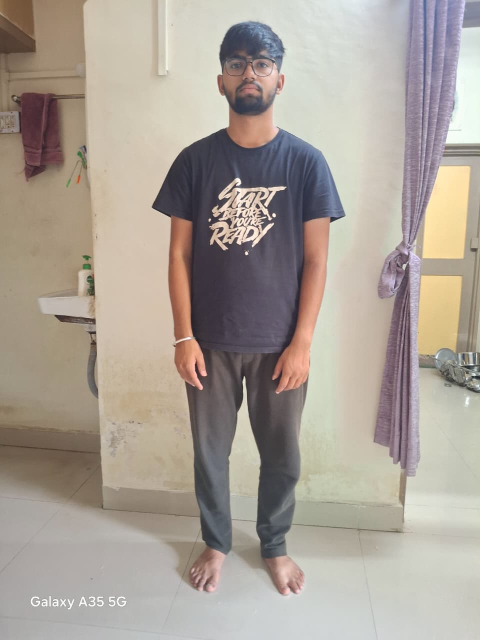
#> input picture WhatsApp Image 2026-04-27 at 13.15.57.jpeg, 960 x 1280 px (shown at 1/2 size)
$ python -i face_body_detection_complete.py   (imports and definitions only)
#> lines starting #> are read from the running program, lines starting #| are printed output that depends on the picture; after the words box and inside, x2 and y2 are one past the last pixel; in counts of white or black regions, pixels touching at a corner belong together
"""
COMPLETE FACE AND BODY DETECTION SCRIPT
Using OpenCV Only (No MediaPipe)

Features:
- Face detection using Haar Cascade
- Full body detection using HOG descriptor
- Bounding box visualization
- Error handling

Author: Computer Vision Engineer
"""

import cv2
import numpy as np
import sys
import os


class FaceBodyDetector:
    """
    Face and Body Detection using OpenCV
    """

    def __init__(self):
        """Initialize Haar Cascade and HOG Descriptor"""

        # Load Haar Cascade for face detection
        cascade_path = cv2.data.haarcascades + 'haarcascade_frontalface_default.xml'
        self.face_cascade = cv2.CascadeClassifier(cascade_path)

        if self.face_cascade.empty():
            raise Exception(f"Failed to load face cascade from {cascade_path}")

        # Initialize HOG descriptor for body detection
        self.hog = cv2.HOGDescriptor()
        self.hog.setSVMDetector(cv2.HOGDescriptor_getDefaultPeopleDetector())

        print("✓ Face cascade loaded successfully")
        print("✓ HOG descriptor initialized successfully")

    def load_image(self, image_path):
        """
        Load image from file path

        Args:
            image_path: Path to image file

        Returns:
            image: Loaded image or None if failed
        """
        if not os.path.exists(image_path):
            print(f"ERROR: Image file not found: {image_path}")
            return None

        image = cv2.imread(image_path)

        if image is None:
            print(f"ERROR: Failed to load image: {image_path}")
            return None

        print(f"✓ Image loaded: {image.shape[1]}x{image.shape[0]} pixels")
        return image

    def detect_faces(self, image):
        """
        Detect faces using Haar Cascade

        Args:
            image: Input image (BGR)

        Returns:
            faces: List of face bounding boxes [(x, y, w, h), ...]
        """
        # Convert to grayscale for face detection
        gray = cv2.cvtColor(image, cv2.COLOR_BGR2GRAY)

        # Detect faces
        # Parameters: scaleFactor, minNeighbors, minSize
        faces = self.face_cascade.detectMultiScale(
            gray,
            scaleFactor=1.1,
            minNeighbors=5,
            minSize=(30, 30),
            flags=cv2.CASCADE_SCALE_IMAGE
        )

        print(f"✓ Detected {len(faces)} face(s)")
        return faces

    def detect_bodies(self, image):
        """
        Detect full bodies using HOG descriptor

        Args:
            image: Input image (BGR)

        Returns:
            bodies: List of body bounding boxes [(x, y, w, h), ...]
        """
        # Resize image for better detection (HOG works better on smaller images)
        height, width = image.shape[:2]
        scale = 1.0

        if width > 640:
            scale = 640.0 / width
            new_width = 640
            new_height = int(height * scale)
            resized = cv2.resize(image, (new_width, new_height))
        else:
            resized = image.copy()

        # Detect people using HOG
        # Returns: (bounding_boxes, weights)
        # winStride: step size for sliding window
        # padding: padding around detection window
        # scale: detection scale
        bodies, weights = self.hog.detectMultiScale(
            resized,
            winStride=(8, 8),
            padding=(8, 8),
            scale=1.05,
            useMeanshiftGrouping=False
        )

        # Scale back to original image size
        if scale != 1.0:
            bodies = [(int(x/scale), int(y/scale), int(w/scale), int(h/scale))
                     for (x, y, w, h) in bodies]

        print(f"✓ Detected {len(bodies)} body/bodies")
        return bodies

    def draw_detections(self, image, faces, bodies):
        """
        Draw bounding boxes on image

        Args:
            image: Input image
            faces: List of face bounding boxes
            bodies: List of body bounding boxes

        Returns:
            result: Image with drawn bounding boxes
        """
        result = image.copy()

        # Draw face bounding boxes (GREEN)
        for (x, y, w, h) in faces:
            cv2.rectangle(result, (x, y), (x+w, y+h), (0, 255, 0), 3)
            cv2.putText(result, 'FACE', (x, y-10),
                       cv2.FONT_HERSHEY_SIMPLEX, 0.9, (0, 255, 0), 2)

        # Draw body bounding boxes (BLUE)
        for (x, y, w, h) in bodies:
            cv2.rectangle(result, (x, y), (x+w, y+h), (255, 0, 0), 3)
            cv2.putText(result, 'BODY', (x, y-10),
                       cv2.FONT_HERSHEY_SIMPLEX, 0.9, (255, 0, 0), 2)

        return result

    def process_image(self, image_path, display=True, save_path=None):
        """
        Complete processing pipeline

        Args:
            image_path: Path to input image
            display: Whether to display result
            save_path: Path to save result (optional)

        Returns:
            result: Processed image with detections
        """
        print("\n" + "="*60)
        print("FACE AND BODY DETECTION")
        print("="*60)

        # Step 1: Load image
        print("\n[1/4] Loading image...")
        image = self.load_image(image_path)
#> in load_image, image is the input picture: shape (1280, 960, 3); mean B, G, R 151.1, 160.7, 169.8
#| ✓ Image loaded: 960x1280 pixels

        if image is None:
            return None

        # Step 2: Detect faces
        print("\n[2/4] Detecting faces...")
        faces = self.detect_faces(image)
#> in detect_faces, `gray = cv2.cvtColor(image, cv2.COLOR_BGR2GRAY)`:
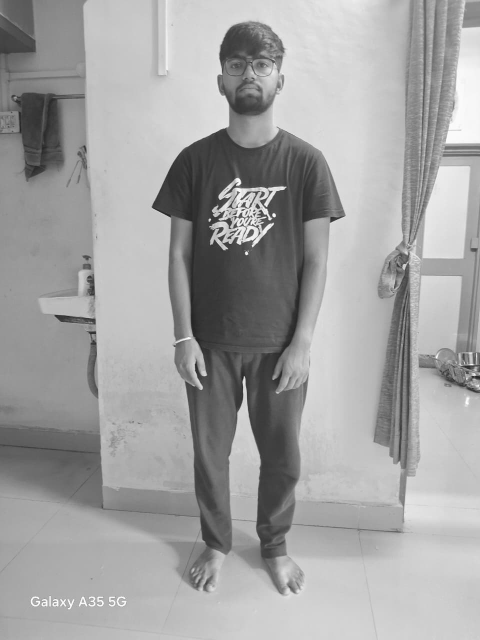
#> gray: shape (1280, 960) (shown at 1/2 size); min 14, max 255, mean 162.3
#> in detect_faces, `faces = self.face_cascade.detectMultiScale( gray, scaleFactor=1.1, min..`: faces = [[445, 92, 109, 109]]
#| ✓ Detected 1 face(s)
#> faces = [[445, 92, 109, 109]]

        # Step 3: Detect bodies
        print("\n[3/4] Detecting bodies...")
        bodies = self.detect_bodies(image)
#> in detect_bodies, `resized = cv2.resize(image, (new_width, new_height))`:
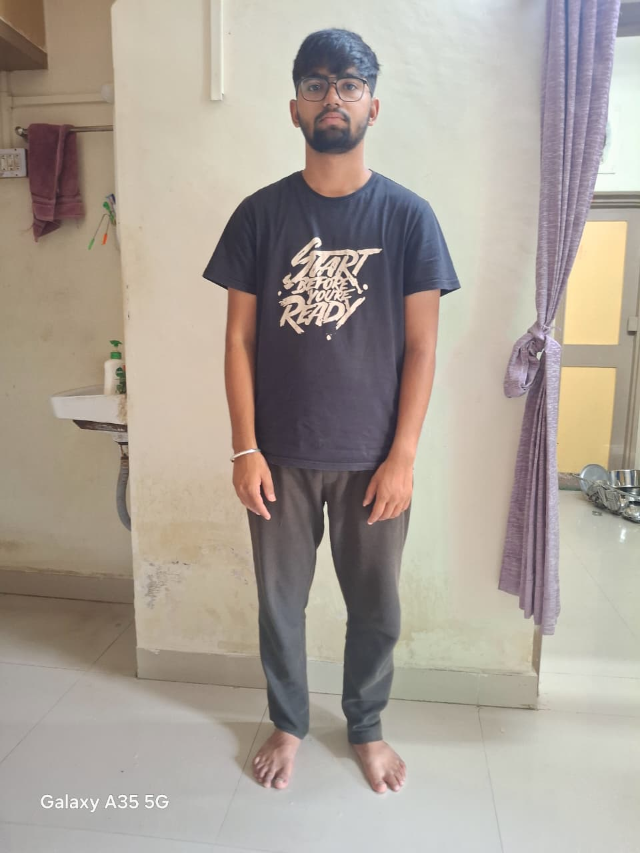
#> resized: shape (853, 640, 3); mean B, G, R 151, 160.6, 169.7
#> in detect_bodies, `bodies, weights = self.hog.detectMultiScale( resized, winStride=(8, 8)..`: bodies = ()
#> in detect_bodies, `bodies = [(int(x/scale), int(y/scale), int(w/scale), int(h/scale)) for..`: bodies = []
#| ✓ Detected 0 body/bodies
#> bodies = []

        # Step 4: Draw results
        print("\n[4/4] Drawing detections...")
        result = self.draw_detections(image, faces, bodies)
#> the loop in draw_detections, `for (x, y, w, h) in faces:` made 1 pass
#> after the loop in draw_detections, `for (x, y, w, h) in faces:`:
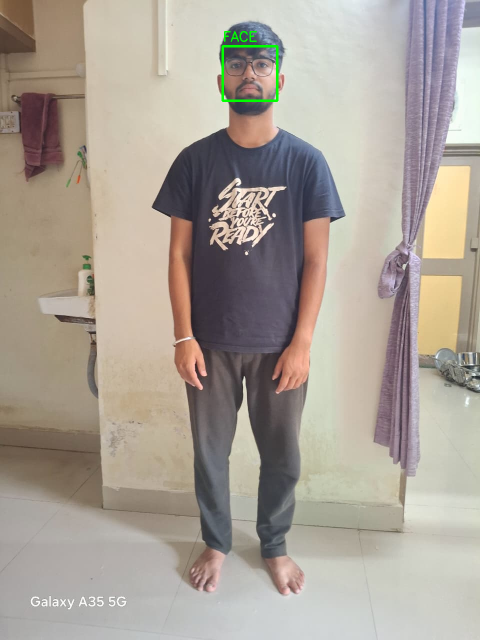
#> result: shape (1280, 960, 3) (shown at 1/2 size); 0.22% of pixels changed, all inside (x1, y1, x2, y2) = (443, 62, 557, 204)

        # Display results
        if display:
            print("\n" + "="*60)
            print("RESULTS")
            print("="*60)
            print(f"Faces detected: {len(faces)}")
#| Faces detected: 1
            print(f"Bodies detected: {len(bodies)}")
#| Bodies detected: 0
            print("\nPress any key to close the window...")
            print("="*60)

            # Resize for display if too large
            display_img = result.copy()
            height, width = display_img.shape[:2]
#> height = 1280; width = 960
            if width > 1200:
                scale = 1200.0 / width
                new_width = 1200
                new_height = int(height * scale)
                display_img = cv2.resize(display_img, (new_width, new_height))

            cv2.imshow('Face and Body Detection', display_img)
            cv2.waitKey(0)
            cv2.destroyAllWindows()

        # Save result if requested
        if save_path:
            cv2.imwrite(save_path, result)
            print(f"\n✓ Result saved to: {save_path}")

        return result


# [158 lines left out: functions main, test_with_webcam, example_1_basic, example_2_save_result, example_3_batch_processing, example_4_get_detection_data, not called in this run]


# ============================================================================
# RUN SCRIPT
# ============================================================================

# [3 lines not run here, left out]

    # Uncomment to test webcam
    # test_with_webcam()

    # Uncomment to run examples
    # example_1_basic()
    # example_2_save_result()
    # example_3_batch_processing()
    # example_4_get_detection_data()


# ============================================================================
# INSTALLATION INSTRUCTIONS
# ============================================================================
"""
INSTALLATION:

1. Install OpenCV:
   pip install opencv-python

2. Run script:
   python face_body_detection.py

3. Place test image in same directory as script

4. Update image_path variable with your image filename

TROUBLESHOOTING:

• If cascade not found:
  - OpenCV should include Haar cascades by default
  - Check: cv2.data.haarcascades path

• If HOG detection is slow:
  - Reduce image size before detection
  - Increase winStride parameter
  - Skip frames in video processing

• If no detections:
  - Try different scaleFactor (1.05 - 1.3)
  - Adjust minNeighbors (3 - 7)
  - Check image quality and lighting

PARAMETERS TUNING:

Face Detection (Haar Cascade):
  - scaleFactor: 1.1 (smaller = more detections, slower)
  - minNeighbors: 5 (higher = fewer false positives)
  - minSize: (30, 30) (minimum face size in pixels)

Body Detection (HOG):
  - winStride: (8, 8) (smaller = more accurate, slower)
  - padding: (8, 8) (detection window padding)
  - scale: 1.05 (detection scale step)

PERFORMANCE TIPS:

1. Resize large images before detection
2. Convert to grayscale for face detection
3. Process every N frames for video
4. Use threading for real-time applications
5. Adjust detection parameters for speed/accuracy tradeoff
"""

>>> result = FaceBodyDetector().process_image('WhatsApp Image 2026-04-27 at 13.15.57.jpeg')

$ run again, on ChatGPT Image Apr 28, 2026, 03_11_36 PM.png
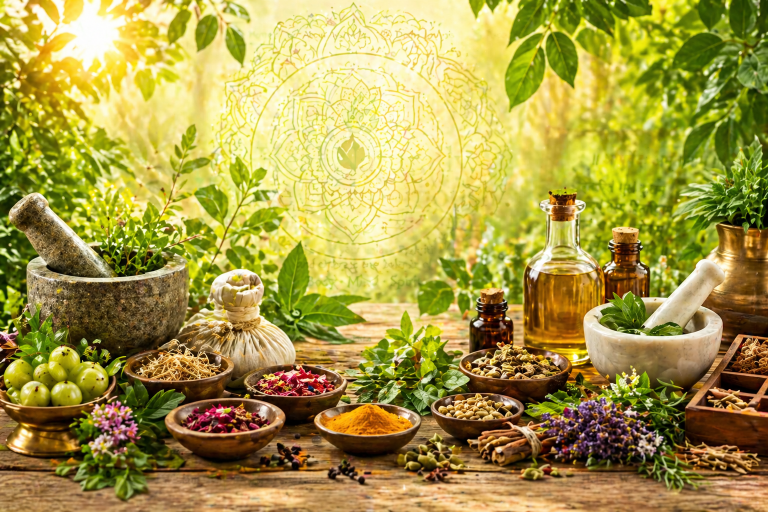
#> input picture ChatGPT Image Apr 28, 2026, 03_11_36 PM.png, 1536 x 1024 px (shown at 1/2 size)
#> in load_image, image is the input picture: shape (1024, 1536, 3); mean B, G, R 70.7, 153.2, 167.2
#| ✓ Image loaded: 1536x1024 pixels
#> in detect_faces, `gray = cv2.cvtColor(image, cv2.COLOR_BGR2GRAY)`:
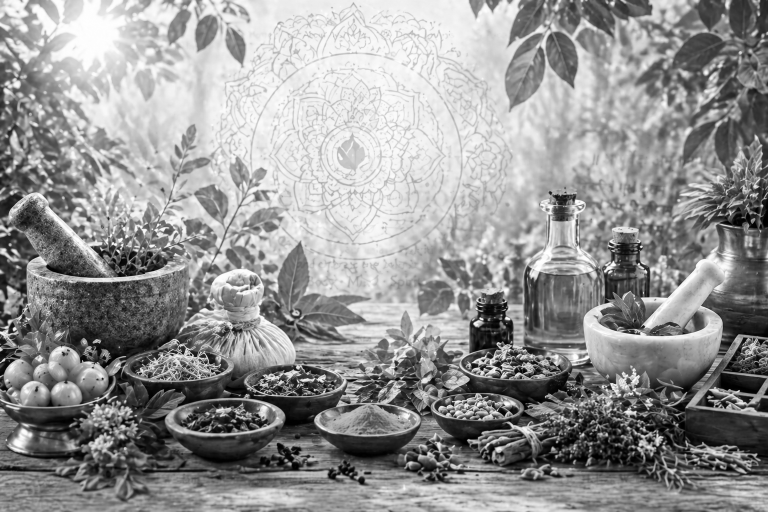
#> gray: shape (1024, 1536) (shown at 1/2 size); min 0, max 255, mean 148
#> in detect_faces, `faces = self.face_cascade.detectMultiScale( gray, scaleFactor=1.1, min..`: faces = [[712, 467, 50, 50], [604, 484, 54, 54]]
#| ✓ Detected 2 face(s)
#> in detect_bodies, `bodies, weights = self.hog.detectMultiScale( resized, winStride=(8, 8)..`: bodies = ()
#> in detect_bodies, `bodies = [(int(x/scale), int(y/scale), int(w/scale), int(h/scale)) for..`: bodies = []
#| ✓ Detected 0 body/bodies
#> the loop in draw_detections, `for (x, y, w, h) in faces:` made 2 passes
#| Faces detected: 2
#| Bodies detected: 0
#> in process_image, `display_img = cv2.resize(display_img, (new_width, new_height))`:
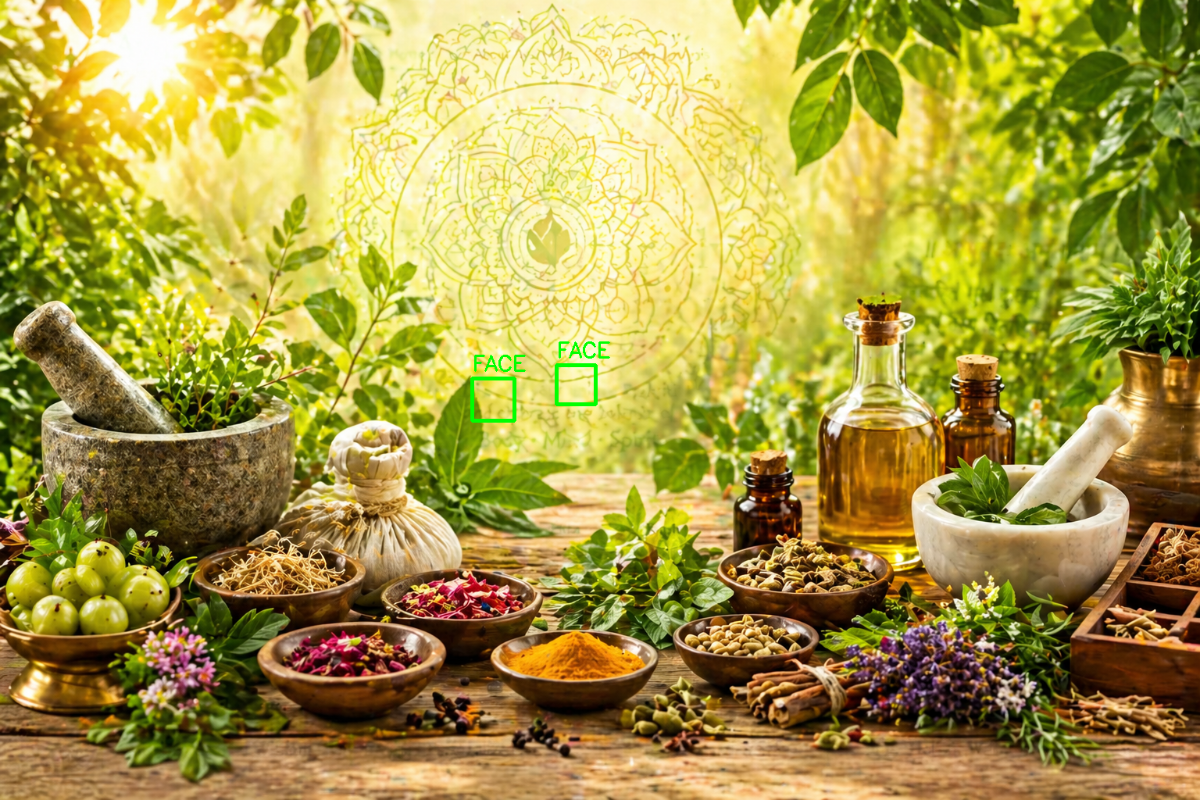
#> display_img: shape (800, 1200, 3); mean B, G, R 70.4, 153.2, 166.6
